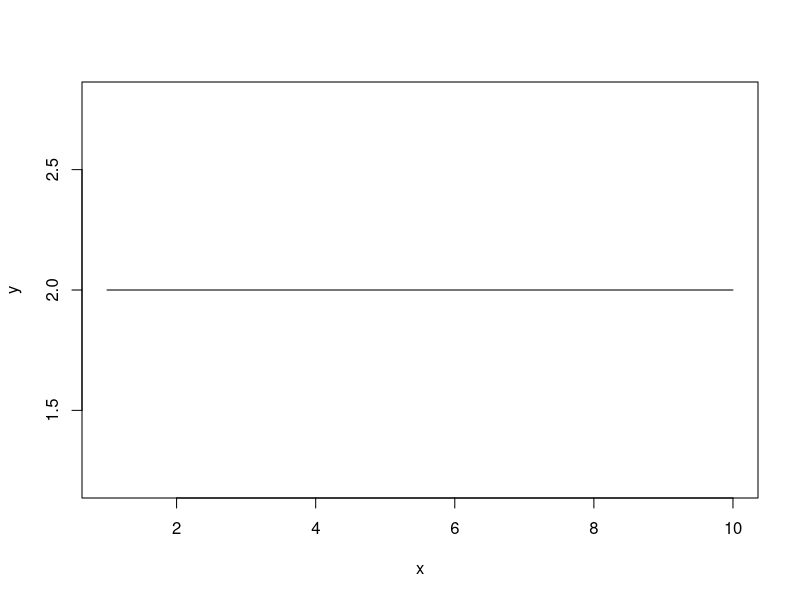
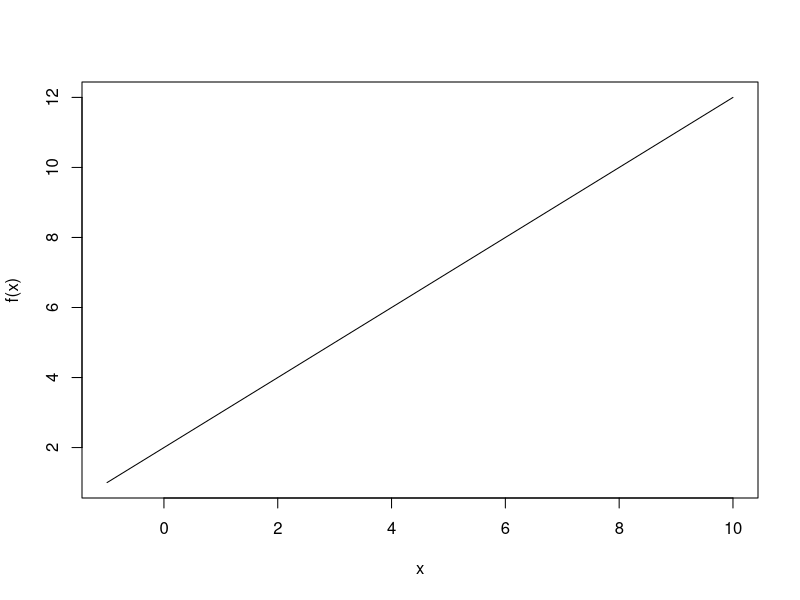
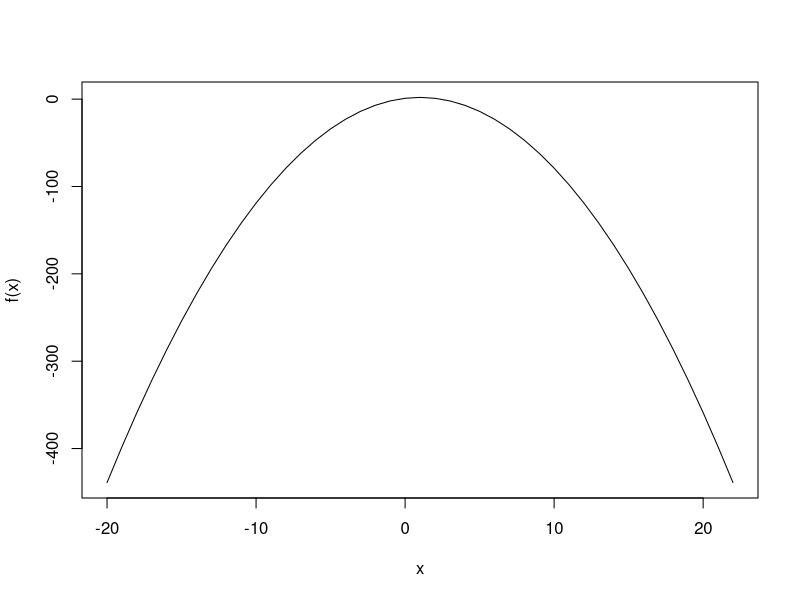
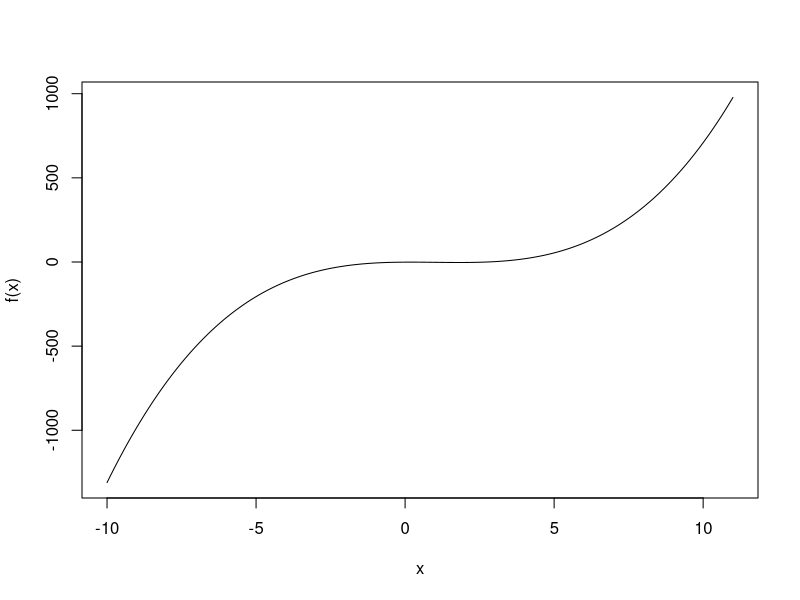
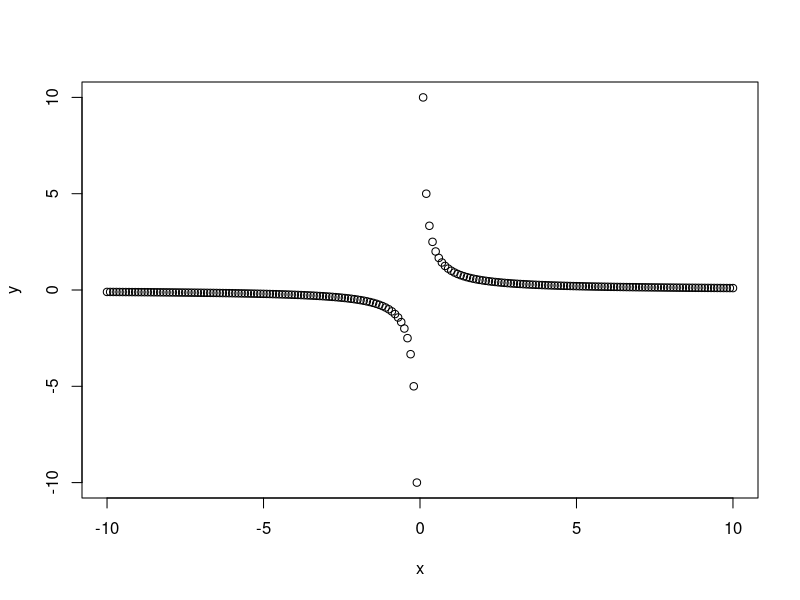
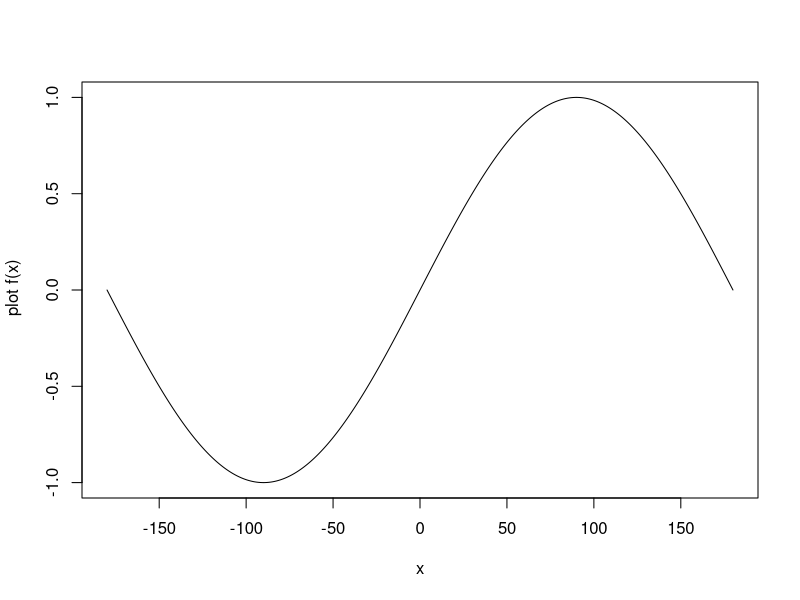
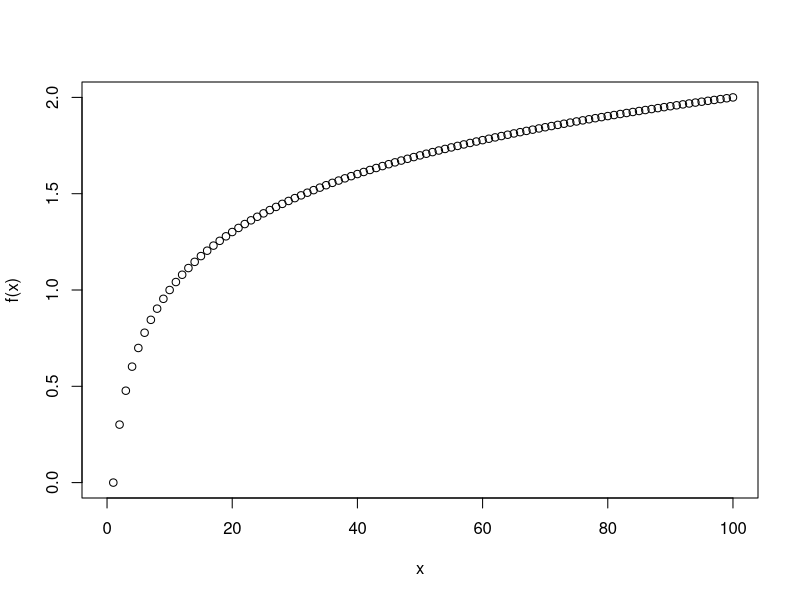

Reproduce these figures in R, in order.
## ---- chunk 1
f1 <- function(x){
  result <- x^2-5
  return (result)
}

f2 <- function(x){
  result <- sqrt(x)
  return (result)
}
## ---- chunk 2
print(f1(2))
print(f2(3))
## ---- chunk 3
#1.1
f <- function(x) {
  result <- x^3 + x^2 -6
  return(result)
}
f
f(2)
## ---- chunk 4
#1.2
g <- function(a,b) {
  gx <- a*b*(b-a)
  return(gx)
}
g
g(1,2)
## ---- chunk 5
#1.3
#h(m, n) = (√m/n) + m − 2n
h <- function(m, n) {
  hx <- (sqrt(m)/n) + m - 2*n
  return(hx)
}
h
h(0,1)
## ---- chunk 6
#2.1
a <- matrix(c(1:4),2,2,TRUE)
b <- matrix(c(5:8),2,2,TRUE)
a
b
## ---- chunk 7
#f(a, b) = (a + b)ab
f <- function(a, b) {
  fab <- (a+b)%*%a%*%b
  return(fab)
}
f(a,b)
## ---- chunk 8
#2.2
#MATRIX
m <- matrix(c(3:6),2,2,TRUE)
n <- matrix(c(2:5),2,2,TRUE)
m
n
## ---- chunk 9
#h(m, n) = |m|n − mn
h <- function(m,n){
  mn <- det(m)*n - m%*%n
  return(mn)
}
h(m,n)
## ---- chunk 10
#2.3
#g(x) = x'x − 2x 
# x' adalah x transpose

x <- matrix(c(4:7),2,2,TRUE)
y <- t(x) #transpos dari x
x
y
## ---- chunk 11
g <- function(x) {
  gx <- t(x)-2*x
  return(gx)
}
g(x)
## ---- chunk 12
f <- function(x){
  #suppose c = 2
  fx <- 2
  return (fx)
}

input <- 1:10
plot(input, sapply(input, f), type = "l", xlab = "x", ylab = "y")
## ---- chunk 13
f <- function(x){
  #a=1 and b=2
  fx <- 1*x+2
  return(fx)
}

input <- -1:10
plot(input, sapply(input, f), type = "l", xlab = "x", ylab = "f(x)")
## ---- chunk 14
f <- function(x){
  #a<0
  fx <- -1*x^2+2*x+1
  return(fx)
}

input <- -20:22
plot(input, sapply(input, f), type = "l", xlab = "x", ylab = "f(x)")
## ---- chunk 15
f <- function(x){
  fx <- x^3-3*x^2+x-1
  return(fx)
}

input <- seq(-10, 11, 0.1)
plot(input, sapply(input, f), type = "l", xlab = "x", ylab = "f(x)")
## ---- chunk 16
f <- function(x){
  fx <- 1/x
  return(fx)
}

input <- seq(-10, 10, 0.1)
#to remove 0 from the domain of f
input <- input[-which(input==0)]
plot(input, sapply(input, f), type = "p", xlab = "x", ylab = "y")
## ---- chunk 17
#f(x) = sin(x)
f <- function(x) {
  fx <- sin(x*pi/180)
  return(fx)
}

input <- seq(-180,180,0.1)
plot(input, sapply(input, f), type = "l" , xlab = "x" , ylab = " plot f(x)" )
## ---- chunk 18
f <- function(x){
  fx <- log10(x)
  return (fx)
}

input <- 0:100
plot(input, sapply(input, f), type = "p", xlab = "x", ylab = "f(x)")
